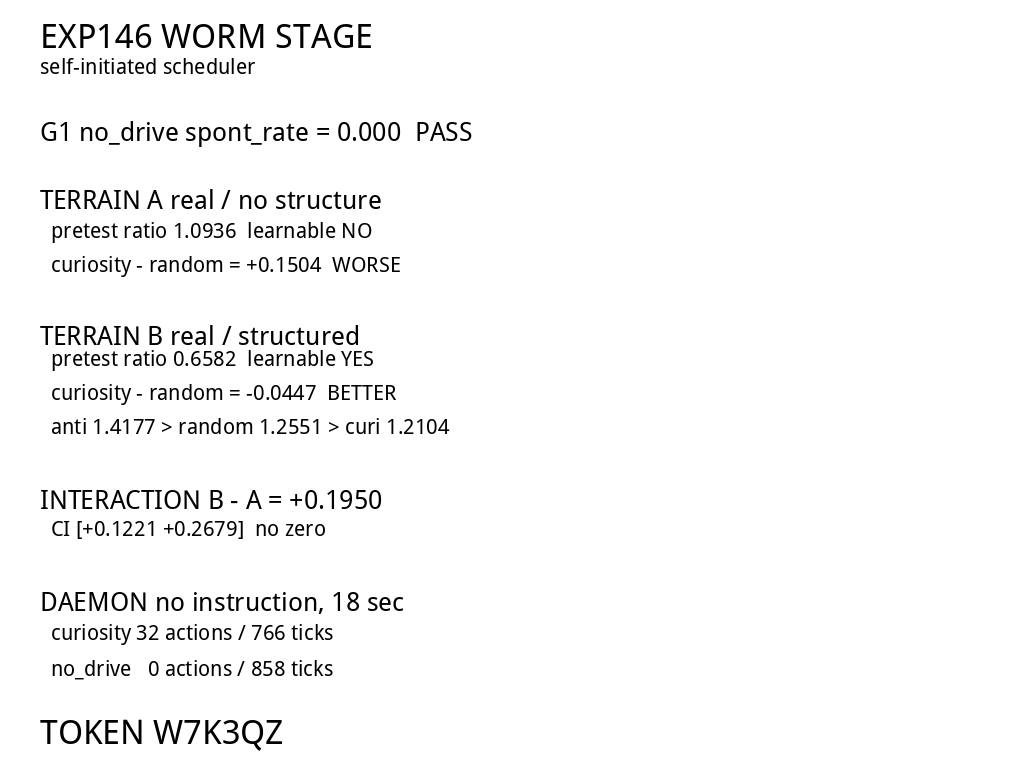

The Python source for this figure:
#!/usr/bin/env python3
# -*- coding: utf-8 -*-
"""exp146 上屏自检：渲染 -> 写 /dev/fb0 -> 回采 -> 比对"""
import os
import subprocess
from PIL import Image, ImageDraw, ImageFont

W, H = 1024, 768
TOKEN = "W7K3QZ"
HERE = os.path.dirname(os.path.abspath(__file__))

img = Image.new("RGB", (W, H), (255, 255, 255))
d = ImageDraw.Draw(img)
try:
    fp = "/usr/share/fonts/truetype/wqy/wqy-microhei.ttc"
    f_big = ImageFont.truetype(fp, 34)
    f_mid = ImageFont.truetype(fp, 26)
    f_sm = ImageFont.truetype(fp, 21)
except Exception:
    f_big = f_mid = f_sm = ImageFont.load_default()

lines = [
    ("EXP146 WORM STAGE", f_big),
    ("self-initiated scheduler", f_sm),
    ("", f_sm),
    ("G1 no_drive spont_rate = 0.000  PASS", f_mid),
    ("", f_sm),
    ("TERRAIN A real / no structure", f_mid),
    ("  pretest ratio 1.0936  learnable NO", f_sm),
    ("  curiosity - random = +0.1504  WORSE", f_sm),
    ("", f_sm),
    ("TERRAIN B real / structured", f_mid),
    ("  pretest ratio 0.6582  learnable YES", f_sm),
    ("  curiosity - random = -0.0447  BETTER", f_sm),
    ("  anti 1.4177 > random 1.2551 > curi 1.2104", f_sm),
    ("", f_sm),
    ("INTERACTION B - A = +0.1950", f_mid),
    ("  CI [+0.1221 +0.2679]  no zero", f_sm),
    ("", f_sm),
    ("DAEMON no instruction, 18 sec", f_mid),
    ("  curiosity 32 actions / 766 ticks", f_sm),
    ("  no_drive   0 actions / 858 ticks", f_sm),
    ("", f_sm),
    (f"TOKEN {TOKEN}", f_big),
]

# 固定行位，避免末行越界（144 号同病第 2 次复发）
YS = [16, 54, 84, 116, 150, 184, 218, 252, 286, 320, 346, 380, 414, 450, 484, 516, 552, 586, 620, 656, 690, 712]
assert len(YS) == len(lines), (len(YS), len(lines))
for (txt, fnt), yy in zip(lines, YS):
    d.text((40, yy), txt, fill=(0, 0, 0), font=fnt)
print("last line y =", YS[-1], "canvas H =", H, "fits =", YS[-1] + 44 <= H)

png = os.path.join(HERE, "render146.png")
img.save(png)

FB = "/dev/fb0"
raw = img.convert("RGB").tobytes()
with open(FB, "wb") as f:
    f.write(raw)
with open(FB, "rb") as f:
    cap = f.read(len(raw))
identical = (cap == raw)
print("wrote", len(raw), "captured", len(cap), "IDENTICAL", identical)

subprocess.run(["python3", "-c", """
from PIL import Image
im = Image.open('%s')
im.save('%s')
""" % (png, os.path.join(HERE, "expect146.png"))], check=False)

# 把帧缓冲原始字节存成 PNG 供 OCR
Image.frombytes("RGB", (W, H), cap).save(os.path.join(HERE, "captured.png"))
print("saved captured.png")
